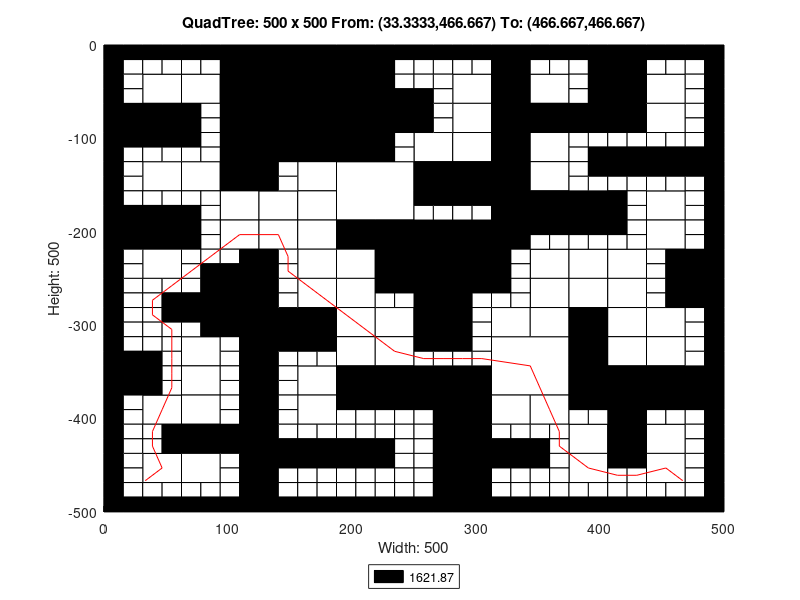

Write the MATLAB code that produced this figure.
axis([0 500 -500 0]);
title('QuadTree: 500 x 500 From: (33.3333,466.667) To: (466.667,466.667)');
xlabel('Width: 500');
ylabel('Height: 500');
rectangle('Position',[125 -62.5 62.5 62.5], 'FaceColor',[0 0 0]);
rectangle('Position',[125 -125 62.5 62.5], 'FaceColor',[0 0 0]);
rectangle('Position',[187.5 -187.5 62.5 62.5], 'FaceColor',[1 1 1]);
rectangle('Position',[250 -250 62.5 62.5], 'FaceColor',[0 0 0]);
rectangle('Position',[312.5 -375 62.5 62.5], 'FaceColor',[1 1 1]);
rectangle('Position',[31.25 -62.5 31.25 31.25], 'FaceColor',[1 1 1]);
rectangle('Position',[93.75 -31.25 31.25 31.25], 'FaceColor',[0 0 0]);
rectangle('Position',[62.5 -62.5 31.25 31.25], 'FaceColor',[1 1 1]);
rectangle('Position',[93.75 -62.5 31.25 31.25], 'FaceColor',[0 0 0]);
rectangle('Position',[0 -93.75 31.25 31.25], 'FaceColor',[0 0 0]);
rectangle('Position',[31.25 -93.75 31.25 31.25], 'FaceColor',[0 0 0]);
rectangle('Position',[93.75 -93.75 31.25 31.25], 'FaceColor',[0 0 0]);
rectangle('Position',[93.75 -125 31.25 31.25], 'FaceColor',[0 0 0]);
rectangle('Position',[187.5 -31.25 31.25 31.25], 'FaceColor',[0 0 0]);
rectangle('Position',[187.5 -62.5 31.25 31.25], 'FaceColor',[0 0 0]);
rectangle('Position',[187.5 -93.75 31.25 31.25], 'FaceColor',[0 0 0]);
rectangle('Position',[218.75 -93.75 31.25 31.25], 'FaceColor',[0 0 0]);
rectangle('Position',[187.5 -125 31.25 31.25], 'FaceColor',[0 0 0]);
rectangle('Position',[31.25 -156.25 31.25 31.25], 'FaceColor',[1 1 1]);
rectangle('Position',[62.5 -156.25 31.25 31.25], 'FaceColor',[1 1 1]);
rectangle('Position',[93.75 -156.25 31.25 31.25], 'FaceColor',[0 0 0]);
rectangle('Position',[93.75 -187.5 31.25 31.25], 'FaceColor',[1 1 1]);
rectangle('Position',[0 -218.75 31.25 31.25], 'FaceColor',[0 0 0]);
rectangle('Position',[31.25 -218.75 31.25 31.25], 'FaceColor',[0 0 0]);
rectangle('Position',[31.25 -250 31.25 31.25], 'FaceColor',[1 1 1]);
rectangle('Position',[93.75 -218.75 31.25 31.25], 'FaceColor',[1 1 1]);
rectangle('Position',[156.25 -156.25 31.25 31.25], 'FaceColor',[1 1 1]);
rectangle('Position',[125 -187.5 31.25 31.25], 'FaceColor',[1 1 1]);
rectangle('Position',[156.25 -187.5 31.25 31.25], 'FaceColor',[1 1 1]);
rectangle('Position',[125 -218.75 31.25 31.25], 'FaceColor',[1 1 1]);
rectangle('Position',[156.25 -218.75 31.25 31.25], 'FaceColor',[1 1 1]);
rectangle('Position',[156.25 -250 31.25 31.25], 'FaceColor',[1 1 1]);
rectangle('Position',[187.5 -218.75 31.25 31.25], 'FaceColor',[0 0 0]);
rectangle('Position',[218.75 -218.75 31.25 31.25], 'FaceColor',[0 0 0]);
rectangle('Position',[187.5 -250 31.25 31.25], 'FaceColor',[1 1 1]);
rectangle('Position',[218.75 -250 31.25 31.25], 'FaceColor',[0 0 0]);
rectangle('Position',[281.25 -62.5 31.25 31.25], 'FaceColor',[1 1 1]);
rectangle('Position',[312.5 -31.25 31.25 31.25], 'FaceColor',[0 0 0]);
rectangle('Position',[312.5 -62.5 31.25 31.25], 'FaceColor',[0 0 0]);
rectangle('Position',[343.75 -62.5 31.25 31.25], 'FaceColor',[1 1 1]);
rectangle('Position',[281.25 -93.75 31.25 31.25], 'FaceColor',[1 1 1]);
rectangle('Position',[250 -125 31.25 31.25], 'FaceColor',[1 1 1]);
rectangle('Position',[281.25 -125 31.25 31.25], 'FaceColor',[1 1 1]);
rectangle('Position',[312.5 -93.75 31.25 31.25], 'FaceColor',[0 0 0]);
rectangle('Position',[343.75 -93.75 31.25 31.25], 'FaceColor',[0 0 0]);
rectangle('Position',[312.5 -125 31.25 31.25], 'FaceColor',[0 0 0]);
rectangle('Position',[343.75 -125 31.25 31.25], 'FaceColor',[1 1 1]);
rectangle('Position',[406.25 -31.25 31.25 31.25], 'FaceColor',[0 0 0]);
rectangle('Position',[406.25 -62.5 31.25 31.25], 'FaceColor',[0 0 0]);
rectangle('Position',[437.5 -62.5 31.25 31.25], 'FaceColor',[1 1 1]);
rectangle('Position',[375 -93.75 31.25 31.25], 'FaceColor',[0 0 0]);
rectangle('Position',[406.25 -93.75 31.25 31.25], 'FaceColor',[0 0 0]);
rectangle('Position',[437.5 -93.75 31.25 31.25], 'FaceColor',[1 1 1]);
rectangle('Position',[250 -156.25 31.25 31.25], 'FaceColor',[0 0 0]);
rectangle('Position',[281.25 -156.25 31.25 31.25], 'FaceColor',[0 0 0]);
rectangle('Position',[312.5 -156.25 31.25 31.25], 'FaceColor',[0 0 0]);
rectangle('Position',[343.75 -156.25 31.25 31.25], 'FaceColor',[1 1 1]);
rectangle('Position',[312.5 -187.5 31.25 31.25], 'FaceColor',[0 0 0]);
rectangle('Position',[343.75 -187.5 31.25 31.25], 'FaceColor',[0 0 0]);
rectangle('Position',[312.5 -218.75 31.25 31.25], 'FaceColor',[0 0 0]);
rectangle('Position',[343.75 -250 31.25 31.25], 'FaceColor',[1 1 1]);
rectangle('Position',[375 -187.5 31.25 31.25], 'FaceColor',[0 0 0]);
rectangle('Position',[437.5 -187.5 31.25 31.25], 'FaceColor',[1 1 1]);
rectangle('Position',[375 -250 31.25 31.25], 'FaceColor',[1 1 1]);
rectangle('Position',[406.25 -250 31.25 31.25], 'FaceColor',[1 1 1]);
rectangle('Position',[437.5 -218.75 31.25 31.25], 'FaceColor',[1 1 1]);
rectangle('Position',[468.75 -250 31.25 31.25], 'FaceColor',[0 0 0]);
rectangle('Position',[93.75 -281.25 31.25 31.25], 'FaceColor',[0 0 0]);
rectangle('Position',[93.75 -312.5 31.25 31.25], 'FaceColor',[0 0 0]);
rectangle('Position',[0 -375 31.25 31.25], 'FaceColor',[0 0 0]);
rectangle('Position',[62.5 -343.75 31.25 31.25], 'FaceColor',[1 1 1]);
rectangle('Position',[62.5 -375 31.25 31.25], 'FaceColor',[1 1 1]);
rectangle('Position',[156.25 -281.25 31.25 31.25], 'FaceColor',[1 1 1]);
rectangle('Position',[125 -312.5 31.25 31.25], 'FaceColor',[0 0 0]);
rectangle('Position',[156.25 -312.5 31.25 31.25], 'FaceColor',[0 0 0]);
rectangle('Position',[187.5 -281.25 31.25 31.25], 'FaceColor',[1 1 1]);
rectangle('Position',[187.5 -312.5 31.25 31.25], 'FaceColor',[1 1 1]);
rectangle('Position',[218.75 -312.5 31.25 31.25], 'FaceColor',[1 1 1]);
rectangle('Position',[156.25 -375 31.25 31.25], 'FaceColor',[1 1 1]);
rectangle('Position',[187.5 -343.75 31.25 31.25], 'FaceColor',[1 1 1]);
rectangle('Position',[218.75 -343.75 31.25 31.25], 'FaceColor',[1 1 1]);
rectangle('Position',[187.5 -375 31.25 31.25], 'FaceColor',[0 0 0]);
rectangle('Position',[218.75 -375 31.25 31.25], 'FaceColor',[0 0 0]);
rectangle('Position',[31.25 -406.25 31.25 31.25], 'FaceColor',[1 1 1]);
rectangle('Position',[62.5 -406.25 31.25 31.25], 'FaceColor',[1 1 1]);
rectangle('Position',[62.5 -437.5 31.25 31.25], 'FaceColor',[0 0 0]);
rectangle('Position',[93.75 -437.5 31.25 31.25], 'FaceColor',[0 0 0]);
rectangle('Position',[31.25 -468.75 31.25 31.25], 'FaceColor',[1 1 1]);
rectangle('Position',[62.5 -468.75 31.25 31.25], 'FaceColor',[1 1 1]);
rectangle('Position',[156.25 -406.25 31.25 31.25], 'FaceColor',[1 1 1]);
rectangle('Position',[250 -281.25 31.25 31.25], 'FaceColor',[0 0 0]);
rectangle('Position',[250 -312.5 31.25 31.25], 'FaceColor',[0 0 0]);
rectangle('Position',[343.75 -281.25 31.25 31.25], 'FaceColor',[1 1 1]);
rectangle('Position',[312.5 -312.5 31.25 31.25], 'FaceColor',[1 1 1]);
rectangle('Position',[343.75 -312.5 31.25 31.25], 'FaceColor',[1 1 1]);
rectangle('Position',[250 -375 31.25 31.25], 'FaceColor',[0 0 0]);
rectangle('Position',[281.25 -375 31.25 31.25], 'FaceColor',[0 0 0]);
rectangle('Position',[375 -281.25 31.25 31.25], 'FaceColor',[1 1 1]);
rectangle('Position',[406.25 -281.25 31.25 31.25], 'FaceColor',[1 1 1]);
rectangle('Position',[375 -312.5 31.25 31.25], 'FaceColor',[0 0 0]);
rectangle('Position',[406.25 -312.5 31.25 31.25], 'FaceColor',[1 1 1]);
rectangle('Position',[468.75 -281.25 31.25 31.25], 'FaceColor',[0 0 0]);
rectangle('Position',[437.5 -312.5 31.25 31.25], 'FaceColor',[1 1 1]);
rectangle('Position',[375 -343.75 31.25 31.25], 'FaceColor',[0 0 0]);
rectangle('Position',[406.25 -343.75 31.25 31.25], 'FaceColor',[1 1 1]);
rectangle('Position',[375 -375 31.25 31.25], 'FaceColor',[0 0 0]);
rectangle('Position',[406.25 -375 31.25 31.25], 'FaceColor',[0 0 0]);
rectangle('Position',[437.5 -343.75 31.25 31.25], 'FaceColor',[1 1 1]);
rectangle('Position',[437.5 -375 31.25 31.25], 'FaceColor',[0 0 0]);
rectangle('Position',[468.75 -375 31.25 31.25], 'FaceColor',[0 0 0]);
rectangle('Position',[281.25 -406.25 31.25 31.25], 'FaceColor',[0 0 0]);
rectangle('Position',[281.25 -437.5 31.25 31.25], 'FaceColor',[0 0 0]);
rectangle('Position',[312.5 -406.25 31.25 31.25], 'FaceColor',[1 1 1]);
rectangle('Position',[343.75 -406.25 31.25 31.25], 'FaceColor',[1 1 1]);
rectangle('Position',[281.25 -468.75 31.25 31.25], 'FaceColor',[0 0 0]);
rectangle('Position',[281.25 -500 31.25 31.25], 'FaceColor',[0 0 0]);
rectangle('Position',[406.25 -406.25 31.25 31.25], 'FaceColor',[0 0 0]);
rectangle('Position',[375 -437.5 31.25 31.25], 'FaceColor',[1 1 1]);
rectangle('Position',[406.25 -437.5 31.25 31.25], 'FaceColor',[0 0 0]);
rectangle('Position',[437.5 -437.5 31.25 31.25], 'FaceColor',[1 1 1]);
rectangle('Position',[375 -468.75 31.25 31.25], 'FaceColor',[1 1 1]);
rectangle('Position',[437.5 -468.75 31.25 31.25], 'FaceColor',[1 1 1]);
rectangle('Position',[0 -15.625 15.625 15.625], 'FaceColor',[0 0 0]);
rectangle('Position',[15.625 -15.625 15.625 15.625], 'FaceColor',[0 0 0]);
rectangle('Position',[0 -31.25 15.625 15.625], 'FaceColor',[0 0 0]);
rectangle('Position',[15.625 -31.25 15.625 15.625], 'FaceColor',[1 1 1]);
rectangle('Position',[31.25 -15.625 15.625 15.625], 'FaceColor',[0 0 0]);
rectangle('Position',[46.875 -15.625 15.625 15.625], 'FaceColor',[0 0 0]);
rectangle('Position',[31.25 -31.25 15.625 15.625], 'FaceColor',[1 1 1]);
rectangle('Position',[46.875 -31.25 15.625 15.625], 'FaceColor',[1 1 1]);
rectangle('Position',[0 -46.875 15.625 15.625], 'FaceColor',[0 0 0]);
rectangle('Position',[15.625 -46.875 15.625 15.625], 'FaceColor',[1 1 1]);
rectangle('Position',[0 -62.5 15.625 15.625], 'FaceColor',[0 0 0]);
rectangle('Position',[15.625 -62.5 15.625 15.625], 'FaceColor',[1 1 1]);
rectangle('Position',[62.5 -15.625 15.625 15.625], 'FaceColor',[0 0 0]);
rectangle('Position',[78.125 -15.625 15.625 15.625], 'FaceColor',[0 0 0]);
rectangle('Position',[62.5 -31.25 15.625 15.625], 'FaceColor',[1 1 1]);
rectangle('Position',[78.125 -31.25 15.625 15.625], 'FaceColor',[1 1 1]);
rectangle('Position',[0 -109.375 15.625 15.625], 'FaceColor',[0 0 0]);
rectangle('Position',[15.625 -109.375 15.625 15.625], 'FaceColor',[0 0 0]);
rectangle('Position',[0 -125 15.625 15.625], 'FaceColor',[0 0 0]);
rectangle('Position',[15.625 -125 15.625 15.625], 'FaceColor',[1 1 1]);
rectangle('Position',[31.25 -109.375 15.625 15.625], 'FaceColor',[0 0 0]);
rectangle('Position',[46.875 -109.375 15.625 15.625], 'FaceColor',[0 0 0]);
rectangle('Position',[31.25 -125 15.625 15.625], 'FaceColor',[1 1 1]);
rectangle('Position',[46.875 -125 15.625 15.625], 'FaceColor',[1 1 1]);
rectangle('Position',[62.5 -78.125 15.625 15.625], 'FaceColor',[0 0 0]);
rectangle('Position',[78.125 -78.125 15.625 15.625], 'FaceColor',[1 1 1]);
rectangle('Position',[62.5 -93.75 15.625 15.625], 'FaceColor',[0 0 0]);
rectangle('Position',[78.125 -93.75 15.625 15.625], 'FaceColor',[1 1 1]);
rectangle('Position',[62.5 -109.375 15.625 15.625], 'FaceColor',[0 0 0]);
rectangle('Position',[78.125 -109.375 15.625 15.625], 'FaceColor',[1 1 1]);
rectangle('Position',[62.5 -125 15.625 15.625], 'FaceColor',[1 1 1]);
rectangle('Position',[78.125 -125 15.625 15.625], 'FaceColor',[1 1 1]);
rectangle('Position',[218.75 -15.625 15.625 15.625], 'FaceColor',[0 0 0]);
rectangle('Position',[234.375 -15.625 15.625 15.625], 'FaceColor',[0 0 0]);
rectangle('Position',[218.75 -31.25 15.625 15.625], 'FaceColor',[0 0 0]);
rectangle('Position',[234.375 -31.25 15.625 15.625], 'FaceColor',[1 1 1]);
rectangle('Position',[218.75 -46.875 15.625 15.625], 'FaceColor',[0 0 0]);
rectangle('Position',[234.375 -46.875 15.625 15.625], 'FaceColor',[1 1 1]);
rectangle('Position',[218.75 -62.5 15.625 15.625], 'FaceColor',[0 0 0]);
rectangle('Position',[234.375 -62.5 15.625 15.625], 'FaceColor',[0 0 0]);
rectangle('Position',[218.75 -109.375 15.625 15.625], 'FaceColor',[0 0 0]);
rectangle('Position',[234.375 -109.375 15.625 15.625], 'FaceColor',[1 1 1]);
rectangle('Position',[218.75 -125 15.625 15.625], 'FaceColor',[0 0 0]);
rectangle('Position',[234.375 -125 15.625 15.625], 'FaceColor',[1 1 1]);
rectangle('Position',[0 -140.625 15.625 15.625], 'FaceColor',[0 0 0]);
rectangle('Position',[15.625 -140.625 15.625 15.625], 'FaceColor',[1 1 1]);
rectangle('Position',[0 -156.25 15.625 15.625], 'FaceColor',[0 0 0]);
rectangle('Position',[15.625 -156.25 15.625 15.625], 'FaceColor',[1 1 1]);
rectangle('Position',[0 -171.875 15.625 15.625], 'FaceColor',[0 0 0]);
rectangle('Position',[15.625 -171.875 15.625 15.625], 'FaceColor',[1 1 1]);
rectangle('Position',[0 -187.5 15.625 15.625], 'FaceColor',[0 0 0]);
rectangle('Position',[15.625 -187.5 15.625 15.625], 'FaceColor',[0 0 0]);
rectangle('Position',[31.25 -171.875 15.625 15.625], 'FaceColor',[1 1 1]);
rectangle('Position',[46.875 -171.875 15.625 15.625], 'FaceColor',[1 1 1]);
rectangle('Position',[31.25 -187.5 15.625 15.625], 'FaceColor',[0 0 0]);
rectangle('Position',[46.875 -187.5 15.625 15.625], 'FaceColor',[0 0 0]);
rectangle('Position',[62.5 -171.875 15.625 15.625], 'FaceColor',[1 1 1]);
rectangle('Position',[78.125 -171.875 15.625 15.625], 'FaceColor',[1 1 1]);
rectangle('Position',[62.5 -187.5 15.625 15.625], 'FaceColor',[0 0 0]);
rectangle('Position',[78.125 -187.5 15.625 15.625], 'FaceColor',[1 1 1]);
rectangle('Position',[0 -234.375 15.625 15.625], 'FaceColor',[0 0 0]);
rectangle('Position',[15.625 -234.375 15.625 15.625], 'FaceColor',[1 1 1]);
rectangle('Position',[0 -250 15.625 15.625], 'FaceColor',[0 0 0]);
rectangle('Position',[15.625 -250 15.625 15.625], 'FaceColor',[1 1 1]);
rectangle('Position',[62.5 -203.125 15.625 15.625], 'FaceColor',[0 0 0]);
rectangle('Position',[78.125 -203.125 15.625 15.625], 'FaceColor',[1 1 1]);
rectangle('Position',[62.5 -218.75 15.625 15.625], 'FaceColor',[0 0 0]);
rectangle('Position',[78.125 -218.75 15.625 15.625], 'FaceColor',[1 1 1]);
rectangle('Position',[62.5 -234.375 15.625 15.625], 'FaceColor',[1 1 1]);
rectangle('Position',[78.125 -234.375 15.625 15.625], 'FaceColor',[1 1 1]);
rectangle('Position',[62.5 -250 15.625 15.625], 'FaceColor',[1 1 1]);
rectangle('Position',[78.125 -250 15.625 15.625], 'FaceColor',[0 0 0]);
rectangle('Position',[93.75 -234.375 15.625 15.625], 'FaceColor',[1 1 1]);
rectangle('Position',[109.375 -234.375 15.625 15.625], 'FaceColor',[0 0 0]);
rectangle('Position',[93.75 -250 15.625 15.625], 'FaceColor',[0 0 0]);
rectangle('Position',[109.375 -250 15.625 15.625], 'FaceColor',[0 0 0]);
rectangle('Position',[125 -140.625 15.625 15.625], 'FaceColor',[0 0 0]);
rectangle('Position',[140.625 -140.625 15.625 15.625], 'FaceColor',[1 1 1]);
rectangle('Position',[125 -156.25 15.625 15.625], 'FaceColor',[0 0 0]);
rectangle('Position',[140.625 -156.25 15.625 15.625], 'FaceColor',[1 1 1]);
rectangle('Position',[125 -234.375 15.625 15.625], 'FaceColor',[0 0 0]);
rectangle('Position',[140.625 -234.375 15.625 15.625], 'FaceColor',[1 1 1]);
rectangle('Position',[125 -250 15.625 15.625], 'FaceColor',[0 0 0]);
rectangle('Position',[140.625 -250 15.625 15.625], 'FaceColor',[1 1 1]);
rectangle('Position',[250 -15.625 15.625 15.625], 'FaceColor',[0 0 0]);
rectangle('Position',[265.625 -15.625 15.625 15.625], 'FaceColor',[0 0 0]);
rectangle('Position',[250 -31.25 15.625 15.625], 'FaceColor',[1 1 1]);
rectangle('Position',[265.625 -31.25 15.625 15.625], 'FaceColor',[1 1 1]);
rectangle('Position',[281.25 -15.625 15.625 15.625], 'FaceColor',[0 0 0]);
rectangle('Position',[296.875 -15.625 15.625 15.625], 'FaceColor',[0 0 0]);
rectangle('Position',[281.25 -31.25 15.625 15.625], 'FaceColor',[1 1 1]);
rectangle('Position',[296.875 -31.25 15.625 15.625], 'FaceColor',[1 1 1]);
rectangle('Position',[250 -46.875 15.625 15.625], 'FaceColor',[1 1 1]);
rectangle('Position',[265.625 -46.875 15.625 15.625], 'FaceColor',[1 1 1]);
rectangle('Position',[250 -62.5 15.625 15.625], 'FaceColor',[0 0 0]);
rectangle('Position',[265.625 -62.5 15.625 15.625], 'FaceColor',[1 1 1]);
rectangle('Position',[343.75 -15.625 15.625 15.625], 'FaceColor',[0 0 0]);
rectangle('Position',[359.375 -15.625 15.625 15.625], 'FaceColor',[0 0 0]);
rectangle('Position',[343.75 -31.25 15.625 15.625], 'FaceColor',[1 1 1]);
rectangle('Position',[359.375 -31.25 15.625 15.625], 'FaceColor',[1 1 1]);
rectangle('Position',[250 -78.125 15.625 15.625], 'FaceColor',[0 0 0]);
rectangle('Position',[265.625 -78.125 15.625 15.625], 'FaceColor',[1 1 1]);
rectangle('Position',[250 -93.75 15.625 15.625], 'FaceColor',[0 0 0]);
rectangle('Position',[265.625 -93.75 15.625 15.625], 'FaceColor',[1 1 1]);
rectangle('Position',[375 -15.625 15.625 15.625], 'FaceColor',[0 0 0]);
rectangle('Position',[390.625 -15.625 15.625 15.625], 'FaceColor',[0 0 0]);
rectangle('Position',[375 -31.25 15.625 15.625], 'FaceColor',[1 1 1]);
rectangle('Position',[390.625 -31.25 15.625 15.625], 'FaceColor',[0 0 0]);
rectangle('Position',[375 -46.875 15.625 15.625], 'FaceColor',[1 1 1]);
rectangle('Position',[390.625 -46.875 15.625 15.625], 'FaceColor',[0 0 0]);
rectangle('Position',[375 -62.5 15.625 15.625], 'FaceColor',[1 1 1]);
rectangle('Position',[390.625 -62.5 15.625 15.625], 'FaceColor',[0 0 0]);
rectangle('Position',[437.5 -15.625 15.625 15.625], 'FaceColor',[0 0 0]);
rectangle('Position',[453.125 -15.625 15.625 15.625], 'FaceColor',[0 0 0]);
rectangle('Position',[437.5 -31.25 15.625 15.625], 'FaceColor',[1 1 1]);
rectangle('Position',[453.125 -31.25 15.625 15.625], 'FaceColor',[1 1 1]);
rectangle('Position',[468.75 -15.625 15.625 15.625], 'FaceColor',[0 0 0]);
rectangle('Position',[484.375 -15.625 15.625 15.625], 'FaceColor',[0 0 0]);
rectangle('Position',[468.75 -31.25 15.625 15.625], 'FaceColor',[1 1 1]);
rectangle('Position',[484.375 -31.25 15.625 15.625], 'FaceColor',[0 0 0]);
rectangle('Position',[468.75 -46.875 15.625 15.625], 'FaceColor',[1 1 1]);
rectangle('Position',[484.375 -46.875 15.625 15.625], 'FaceColor',[0 0 0]);
rectangle('Position',[468.75 -62.5 15.625 15.625], 'FaceColor',[1 1 1]);
rectangle('Position',[484.375 -62.5 15.625 15.625], 'FaceColor',[0 0 0]);
rectangle('Position',[375 -109.375 15.625 15.625], 'FaceColor',[1 1 1]);
rectangle('Position',[390.625 -109.375 15.625 15.625], 'FaceColor',[1 1 1]);
rectangle('Position',[375 -125 15.625 15.625], 'FaceColor',[1 1 1]);
rectangle('Position',[390.625 -125 15.625 15.625], 'FaceColor',[0 0 0]);
rectangle('Position',[406.25 -109.375 15.625 15.625], 'FaceColor',[1 1 1]);
rectangle('Position',[421.875 -109.375 15.625 15.625], 'FaceColor',[1 1 1]);
rectangle('Position',[406.25 -125 15.625 15.625], 'FaceColor',[0 0 0]);
rectangle('Position',[421.875 -125 15.625 15.625], 'FaceColor',[0 0 0]);
rectangle('Position',[468.75 -78.125 15.625 15.625], 'FaceColor',[1 1 1]);
rectangle('Position',[484.375 -78.125 15.625 15.625], 'FaceColor',[0 0 0]);
rectangle('Position',[468.75 -93.75 15.625 15.625], 'FaceColor',[1 1 1]);
rectangle('Position',[484.375 -93.75 15.625 15.625], 'FaceColor',[0 0 0]);
rectangle('Position',[437.5 -109.375 15.625 15.625], 'FaceColor',[1 1 1]);
rectangle('Position',[453.125 -109.375 15.625 15.625], 'FaceColor',[1 1 1]);
rectangle('Position',[437.5 -125 15.625 15.625], 'FaceColor',[0 0 0]);
rectangle('Position',[453.125 -125 15.625 15.625], 'FaceColor',[0 0 0]);
rectangle('Position',[468.75 -109.375 15.625 15.625], 'FaceColor',[1 1 1]);
rectangle('Position',[484.375 -109.375 15.625 15.625], 'FaceColor',[0 0 0]);
rectangle('Position',[468.75 -125 15.625 15.625], 'FaceColor',[0 0 0]);
rectangle('Position',[484.375 -125 15.625 15.625], 'FaceColor',[0 0 0]);
rectangle('Position',[250 -171.875 15.625 15.625], 'FaceColor',[0 0 0]);
rectangle('Position',[265.625 -171.875 15.625 15.625], 'FaceColor',[0 0 0]);
rectangle('Position',[250 -187.5 15.625 15.625], 'FaceColor',[1 1 1]);
rectangle('Position',[265.625 -187.5 15.625 15.625], 'FaceColor',[1 1 1]);
rectangle('Position',[281.25 -171.875 15.625 15.625], 'FaceColor',[0 0 0]);
rectangle('Position',[296.875 -171.875 15.625 15.625], 'FaceColor',[0 0 0]);
rectangle('Position',[281.25 -187.5 15.625 15.625], 'FaceColor',[1 1 1]);
rectangle('Position',[296.875 -187.5 15.625 15.625], 'FaceColor',[1 1 1]);
rectangle('Position',[343.75 -203.125 15.625 15.625], 'FaceColor',[0 0 0]);
rectangle('Position',[359.375 -203.125 15.625 15.625], 'FaceColor',[0 0 0]);
rectangle('Position',[343.75 -218.75 15.625 15.625], 'FaceColor',[1 1 1]);
rectangle('Position',[359.375 -218.75 15.625 15.625], 'FaceColor',[1 1 1]);
rectangle('Position',[312.5 -234.375 15.625 15.625], 'FaceColor',[0 0 0]);
rectangle('Position',[328.125 -234.375 15.625 15.625], 'FaceColor',[1 1 1]);
rectangle('Position',[312.5 -250 15.625 15.625], 'FaceColor',[0 0 0]);
rectangle('Position',[328.125 -250 15.625 15.625], 'FaceColor',[1 1 1]);
rectangle('Position',[375 -140.625 15.625 15.625], 'FaceColor',[1 1 1]);
rectangle('Position',[390.625 -140.625 15.625 15.625], 'FaceColor',[0 0 0]);
rectangle('Position',[375 -156.25 15.625 15.625], 'FaceColor',[1 1 1]);
rectangle('Position',[390.625 -156.25 15.625 15.625], 'FaceColor',[1 1 1]);
rectangle('Position',[406.25 -140.625 15.625 15.625], 'FaceColor',[0 0 0]);
rectangle('Position',[421.875 -140.625 15.625 15.625], 'FaceColor',[0 0 0]);
rectangle('Position',[406.25 -156.25 15.625 15.625], 'FaceColor',[1 1 1]);
rectangle('Position',[421.875 -156.25 15.625 15.625], 'FaceColor',[1 1 1]);
rectangle('Position',[406.25 -171.875 15.625 15.625], 'FaceColor',[0 0 0]);
rectangle('Position',[421.875 -171.875 15.625 15.625], 'FaceColor',[1 1 1]);
rectangle('Position',[406.25 -187.5 15.625 15.625], 'FaceColor',[0 0 0]);
rectangle('Position',[421.875 -187.5 15.625 15.625], 'FaceColor',[1 1 1]);
rectangle('Position',[437.5 -140.625 15.625 15.625], 'FaceColor',[0 0 0]);
rectangle('Position',[453.125 -140.625 15.625 15.625], 'FaceColor',[0 0 0]);
rectangle('Position',[437.5 -156.25 15.625 15.625], 'FaceColor',[1 1 1]);
rectangle('Position',[453.125 -156.25 15.625 15.625], 'FaceColor',[1 1 1]);
rectangle('Position',[468.75 -140.625 15.625 15.625], 'FaceColor',[0 0 0]);
rectangle('Position',[484.375 -140.625 15.625 15.625], 'FaceColor',[0 0 0]);
rectangle('Position',[468.75 -156.25 15.625 15.625], 'FaceColor',[1 1 1]);
rectangle('Position',[484.375 -156.25 15.625 15.625], 'FaceColor',[0 0 0]);
rectangle('Position',[468.75 -171.875 15.625 15.625], 'FaceColor',[1 1 1]);
rectangle('Position',[484.375 -171.875 15.625 15.625], 'FaceColor',[0 0 0]);
rectangle('Position',[468.75 -187.5 15.625 15.625], 'FaceColor',[1 1 1]);
rectangle('Position',[484.375 -187.5 15.625 15.625], 'FaceColor',[0 0 0]);
rectangle('Position',[375 -203.125 15.625 15.625], 'FaceColor',[0 0 0]);
rectangle('Position',[390.625 -203.125 15.625 15.625], 'FaceColor',[0 0 0]);
rectangle('Position',[375 -218.75 15.625 15.625], 'FaceColor',[1 1 1]);
rectangle('Position',[390.625 -218.75 15.625 15.625], 'FaceColor',[1 1 1]);
rectangle('Position',[406.25 -203.125 15.625 15.625], 'FaceColor',[0 0 0]);
rectangle('Position',[421.875 -203.125 15.625 15.625], 'FaceColor',[1 1 1]);
rectangle('Position',[406.25 -218.75 15.625 15.625], 'FaceColor',[1 1 1]);
rectangle('Position',[421.875 -218.75 15.625 15.625], 'FaceColor',[1 1 1]);
rectangle('Position',[468.75 -203.125 15.625 15.625], 'FaceColor',[1 1 1]);
rectangle('Position',[484.375 -203.125 15.625 15.625], 'FaceColor',[0 0 0]);
rectangle('Position',[468.75 -218.75 15.625 15.625], 'FaceColor',[1 1 1]);
rectangle('Position',[484.375 -218.75 15.625 15.625], 'FaceColor',[0 0 0]);
rectangle('Position',[437.5 -234.375 15.625 15.625], 'FaceColor',[1 1 1]);
rectangle('Position',[453.125 -234.375 15.625 15.625], 'FaceColor',[0 0 0]);
rectangle('Position',[437.5 -250 15.625 15.625], 'FaceColor',[1 1 1]);
rectangle('Position',[453.125 -250 15.625 15.625], 'FaceColor',[0 0 0]);
rectangle('Position',[0 -265.625 15.625 15.625], 'FaceColor',[0 0 0]);
rectangle('Position',[15.625 -265.625 15.625 15.625], 'FaceColor',[1 1 1]);
rectangle('Position',[0 -281.25 15.625 15.625], 'FaceColor',[0 0 0]);
rectangle('Position',[15.625 -281.25 15.625 15.625], 'FaceColor',[1 1 1]);
rectangle('Position',[31.25 -265.625 15.625 15.625], 'FaceColor',[1 1 1]);
rectangle('Position',[46.875 -265.625 15.625 15.625], 'FaceColor',[1 1 1]);
rectangle('Position',[31.25 -281.25 15.625 15.625], 'FaceColor',[1 1 1]);
rectangle('Position',[46.875 -281.25 15.625 15.625], 'FaceColor',[0 0 0]);
rectangle('Position',[0 -296.875 15.625 15.625], 'FaceColor',[0 0 0]);
rectangle('Position',[15.625 -296.875 15.625 15.625], 'FaceColor',[1 1 1]);
rectangle('Position',[0 -312.5 15.625 15.625], 'FaceColor',[0 0 0]);
rectangle('Position',[15.625 -312.5 15.625 15.625], 'FaceColor',[1 1 1]);
rectangle('Position',[31.25 -296.875 15.625 15.625], 'FaceColor',[1 1 1]);
rectangle('Position',[46.875 -296.875 15.625 15.625], 'FaceColor',[0 0 0]);
rectangle('Position',[31.25 -312.5 15.625 15.625], 'FaceColor',[1 1 1]);
rectangle('Position',[46.875 -312.5 15.625 15.625], 'FaceColor',[1 1 1]);
rectangle('Position',[62.5 -265.625 15.625 15.625], 'FaceColor',[1 1 1]);
rectangle('Position',[78.125 -265.625 15.625 15.625], 'FaceColor',[0 0 0]);
rectangle('Position',[62.5 -281.25 15.625 15.625], 'FaceColor',[0 0 0]);
rectangle('Position',[78.125 -281.25 15.625 15.625], 'FaceColor',[0 0 0]);
rectangle('Position',[62.5 -296.875 15.625 15.625], 'FaceColor',[0 0 0]);
rectangle('Position',[78.125 -296.875 15.625 15.625], 'FaceColor',[0 0 0]);
rectangle('Position',[62.5 -312.5 15.625 15.625], 'FaceColor',[1 1 1]);
rectangle('Position',[78.125 -312.5 15.625 15.625], 'FaceColor',[0 0 0]);
rectangle('Position',[0 -328.125 15.625 15.625], 'FaceColor',[0 0 0]);
rectangle('Position',[15.625 -328.125 15.625 15.625], 'FaceColor',[1 1 1]);
rectangle('Position',[0 -343.75 15.625 15.625], 'FaceColor',[0 0 0]);
rectangle('Position',[15.625 -343.75 15.625 15.625], 'FaceColor',[0 0 0]);
rectangle('Position',[31.25 -328.125 15.625 15.625], 'FaceColor',[1 1 1]);
rectangle('Position',[46.875 -328.125 15.625 15.625], 'FaceColor',[1 1 1]);
rectangle('Position',[31.25 -343.75 15.625 15.625], 'FaceColor',[0 0 0]);
rectangle('Position',[46.875 -343.75 15.625 15.625], 'FaceColor',[1 1 1]);
rectangle('Position',[31.25 -359.375 15.625 15.625], 'FaceColor',[0 0 0]);
rectangle('Position',[46.875 -359.375 15.625 15.625], 'FaceColor',[1 1 1]);
rectangle('Position',[31.25 -375 15.625 15.625], 'FaceColor',[0 0 0]);
rectangle('Position',[46.875 -375 15.625 15.625], 'FaceColor',[1 1 1]);
rectangle('Position',[93.75 -328.125 15.625 15.625], 'FaceColor',[1 1 1]);
rectangle('Position',[109.375 -328.125 15.625 15.625], 'FaceColor',[0 0 0]);
rectangle('Position',[93.75 -343.75 15.625 15.625], 'FaceColor',[1 1 1]);
rectangle('Position',[109.375 -343.75 15.625 15.625], 'FaceColor',[0 0 0]);
rectangle('Position',[93.75 -359.375 15.625 15.625], 'FaceColor',[1 1 1]);
rectangle('Position',[109.375 -359.375 15.625 15.625], 'FaceColor',[0 0 0]);
rectangle('Position',[93.75 -375 15.625 15.625], 'FaceColor',[1 1 1]);
rectangle('Position',[109.375 -375 15.625 15.625], 'FaceColor',[0 0 0]);
rectangle('Position',[125 -265.625 15.625 15.625], 'FaceColor',[0 0 0]);
rectangle('Position',[140.625 -265.625 15.625 15.625], 'FaceColor',[1 1 1]);
rectangle('Position',[125 -281.25 15.625 15.625], 'FaceColor',[0 0 0]);
rectangle('Position',[140.625 -281.25 15.625 15.625], 'FaceColor',[1 1 1]);
rectangle('Position',[218.75 -265.625 15.625 15.625], 'FaceColor',[0 0 0]);
rectangle('Position',[234.375 -265.625 15.625 15.625], 'FaceColor',[0 0 0]);
rectangle('Position',[218.75 -281.25 15.625 15.625], 'FaceColor',[1 1 1]);
rectangle('Position',[234.375 -281.25 15.625 15.625], 'FaceColor',[1 1 1]);
rectangle('Position',[125 -328.125 15.625 15.625], 'FaceColor',[0 0 0]);
rectangle('Position',[140.625 -328.125 15.625 15.625], 'FaceColor',[0 0 0]);
rectangle('Position',[125 -343.75 15.625 15.625], 'FaceColor',[0 0 0]);
rectangle('Position',[140.625 -343.75 15.625 15.625], 'FaceColor',[1 1 1]);
rectangle('Position',[156.25 -328.125 15.625 15.625], 'FaceColor',[0 0 0]);
rectangle('Position',[171.875 -328.125 15.625 15.625], 'FaceColor',[0 0 0]);
rectangle('Position',[156.25 -343.75 15.625 15.625], 'FaceColor',[1 1 1]);
rectangle('Position',[171.875 -343.75 15.625 15.625], 'FaceColor',[1 1 1]);
rectangle('Position',[125 -359.375 15.625 15.625], 'FaceColor',[0 0 0]);
rectangle('Position',[140.625 -359.375 15.625 15.625], 'FaceColor',[1 1 1]);
rectangle('Position',[125 -375 15.625 15.625], 'FaceColor',[0 0 0]);
rectangle('Position',[140.625 -375 15.625 15.625], 'FaceColor',[1 1 1]);
rectangle('Position',[0 -390.625 15.625 15.625], 'FaceColor',[0 0 0]);
rectangle('Position',[15.625 -390.625 15.625 15.625], 'FaceColor',[1 1 1]);
rectangle('Position',[0 -406.25 15.625 15.625], 'FaceColor',[0 0 0]);
rectangle('Position',[15.625 -406.25 15.625 15.625], 'FaceColor',[1 1 1]);
rectangle('Position',[0 -421.875 15.625 15.625], 'FaceColor',[0 0 0]);
rectangle('Position',[15.625 -421.875 15.625 15.625], 'FaceColor',[1 1 1]);
rectangle('Position',[0 -437.5 15.625 15.625], 'FaceColor',[0 0 0]);
rectangle('Position',[15.625 -437.5 15.625 15.625], 'FaceColor',[1 1 1]);
rectangle('Position',[31.25 -421.875 15.625 15.625], 'FaceColor',[1 1 1]);
rectangle('Position',[46.875 -421.875 15.625 15.625], 'FaceColor',[0 0 0]);
rectangle('Position',[31.25 -437.5 15.625 15.625], 'FaceColor',[1 1 1]);
rectangle('Position',[46.875 -437.5 15.625 15.625], 'FaceColor',[0 0 0]);
rectangle('Position',[93.75 -390.625 15.625 15.625], 'FaceColor',[1 1 1]);
rectangle('Position',[109.375 -390.625 15.625 15.625], 'FaceColor',[0 0 0]);
rectangle('Position',[93.75 -406.25 15.625 15.625], 'FaceColor',[1 1 1]);
rectangle('Position',[109.375 -406.25 15.625 15.625], 'FaceColor',[0 0 0]);
rectangle('Position',[0 -453.125 15.625 15.625], 'FaceColor',[0 0 0]);
rectangle('Position',[15.625 -453.125 15.625 15.625], 'FaceColor',[1 1 1]);
rectangle('Position',[0 -468.75 15.625 15.625], 'FaceColor',[0 0 0]);
rectangle('Position',[15.625 -468.75 15.625 15.625], 'FaceColor',[1 1 1]);
rectangle('Position',[0 -484.375 15.625 15.625], 'FaceColor',[0 0 0]);
rectangle('Position',[15.625 -484.375 15.625 15.625], 'FaceColor',[1 1 1]);
rectangle('Position',[0 -500 15.625 15.625], 'FaceColor',[0 0 0]);
rectangle('Position',[15.625 -500 15.625 15.625], 'FaceColor',[0 0 0]);
rectangle('Position',[31.25 -484.375 15.625 15.625], 'FaceColor',[1 1 1]);
rectangle('Position',[46.875 -484.375 15.625 15.625], 'FaceColor',[1 1 1]);
rectangle('Position',[31.25 -500 15.625 15.625], 'FaceColor',[0 0 0]);
rectangle('Position',[46.875 -500 15.625 15.625], 'FaceColor',[0 0 0]);
rectangle('Position',[93.75 -453.125 15.625 15.625], 'FaceColor',[1 1 1]);
rectangle('Position',[109.375 -453.125 15.625 15.625], 'FaceColor',[0 0 0]);
rectangle('Position',[93.75 -468.75 15.625 15.625], 'FaceColor',[1 1 1]);
rectangle('Position',[109.375 -468.75 15.625 15.625], 'FaceColor',[0 0 0]);
rectangle('Position',[62.5 -484.375 15.625 15.625], 'FaceColor',[1 1 1]);
rectangle('Position',[78.125 -484.375 15.625 15.625], 'FaceColor',[1 1 1]);
rectangle('Position',[62.5 -500 15.625 15.625], 'FaceColor',[0 0 0]);
rectangle('Position',[78.125 -500 15.625 15.625], 'FaceColor',[0 0 0]);
rectangle('Position',[93.75 -484.375 15.625 15.625], 'FaceColor',[1 1 1]);
rectangle('Position',[109.375 -484.375 15.625 15.625], 'FaceColor',[0 0 0]);
rectangle('Position',[93.75 -500 15.625 15.625], 'FaceColor',[0 0 0]);
rectangle('Position',[109.375 -500 15.625 15.625], 'FaceColor',[0 0 0]);
rectangle('Position',[125 -390.625 15.625 15.625], 'FaceColor',[0 0 0]);
rectangle('Position',[140.625 -390.625 15.625 15.625], 'FaceColor',[1 1 1]);
rectangle('Position',[125 -406.25 15.625 15.625], 'FaceColor',[0 0 0]);
rectangle('Position',[140.625 -406.25 15.625 15.625], 'FaceColor',[1 1 1]);
rectangle('Position',[125 -421.875 15.625 15.625], 'FaceColor',[0 0 0]);
rectangle('Position',[140.625 -421.875 15.625 15.625], 'FaceColor',[1 1 1]);
rectangle('Position',[125 -437.5 15.625 15.625], 'FaceColor',[0 0 0]);
rectangle('Position',[140.625 -437.5 15.625 15.625], 'FaceColor',[0 0 0]);
rectangle('Position',[156.25 -421.875 15.625 15.625], 'FaceColor',[1 1 1]);
rectangle('Position',[171.875 -421.875 15.625 15.625], 'FaceColor',[1 1 1]);
rectangle('Position',[156.25 -437.5 15.625 15.625], 'FaceColor',[0 0 0]);
rectangle('Position',[171.875 -437.5 15.625 15.625], 'FaceColor',[0 0 0]);
rectangle('Position',[187.5 -390.625 15.625 15.625], 'FaceColor',[0 0 0]);
rectangle('Position',[203.125 -390.625 15.625 15.625], 'FaceColor',[0 0 0]);
rectangle('Position',[187.5 -406.25 15.625 15.625], 'FaceColor',[1 1 1]);
rectangle('Position',[203.125 -406.25 15.625 15.625], 'FaceColor',[1 1 1]);
rectangle('Position',[218.75 -390.625 15.625 15.625], 'FaceColor',[0 0 0]);
rectangle('Position',[234.375 -390.625 15.625 15.625], 'FaceColor',[0 0 0]);
rectangle('Position',[218.75 -406.25 15.625 15.625], 'FaceColor',[1 1 1]);
rectangle('Position',[234.375 -406.25 15.625 15.625], 'FaceColor',[1 1 1]);
rectangle('Position',[187.5 -421.875 15.625 15.625], 'FaceColor',[1 1 1]);
rectangle('Position',[203.125 -421.875 15.625 15.625], 'FaceColor',[1 1 1]);
rectangle('Position',[187.5 -437.5 15.625 15.625], 'FaceColor',[0 0 0]);
rectangle('Position',[203.125 -437.5 15.625 15.625], 'FaceColor',[0 0 0]);
rectangle('Position',[218.75 -421.875 15.625 15.625], 'FaceColor',[1 1 1]);
rectangle('Position',[234.375 -421.875 15.625 15.625], 'FaceColor',[1 1 1]);
rectangle('Position',[218.75 -437.5 15.625 15.625], 'FaceColor',[0 0 0]);
rectangle('Position',[234.375 -437.5 15.625 15.625], 'FaceColor',[1 1 1]);
rectangle('Position',[125 -453.125 15.625 15.625], 'FaceColor',[0 0 0]);
rectangle('Position',[140.625 -453.125 15.625 15.625], 'FaceColor',[0 0 0]);
rectangle('Position',[125 -468.75 15.625 15.625], 'FaceColor',[0 0 0]);
rectangle('Position',[140.625 -468.75 15.625 15.625], 'FaceColor',[1 1 1]);
rectangle('Position',[156.25 -453.125 15.625 15.625], 'FaceColor',[0 0 0]);
rectangle('Position',[171.875 -453.125 15.625 15.625], 'FaceColor',[0 0 0]);
rectangle('Position',[156.25 -468.75 15.625 15.625], 'FaceColor',[1 1 1]);
rectangle('Position',[171.875 -468.75 15.625 15.625], 'FaceColor',[1 1 1]);
rectangle('Position',[125 -484.375 15.625 15.625], 'FaceColor',[0 0 0]);
rectangle('Position',[140.625 -484.375 15.625 15.625], 'FaceColor',[1 1 1]);
rectangle('Position',[125 -500 15.625 15.625], 'FaceColor',[0 0 0]);
rectangle('Position',[140.625 -500 15.625 15.625], 'FaceColor',[0 0 0]);
rectangle('Position',[156.25 -484.375 15.625 15.625], 'FaceColor',[1 1 1]);
rectangle('Position',[171.875 -484.375 15.625 15.625], 'FaceColor',[1 1 1]);
rectangle('Position',[156.25 -500 15.625 15.625], 'FaceColor',[0 0 0]);
rectangle('Position',[171.875 -500 15.625 15.625], 'FaceColor',[0 0 0]);
rectangle('Position',[187.5 -453.125 15.625 15.625], 'FaceColor',[0 0 0]);
rectangle('Position',[203.125 -453.125 15.625 15.625], 'FaceColor',[0 0 0]);
rectangle('Position',[187.5 -468.75 15.625 15.625], 'FaceColor',[1 1 1]);
rectangle('Position',[203.125 -468.75 15.625 15.625], 'FaceColor',[1 1 1]);
rectangle('Position',[218.75 -453.125 15.625 15.625], 'FaceColor',[0 0 0]);
rectangle('Position',[234.375 -453.125 15.625 15.625], 'FaceColor',[1 1 1]);
rectangle('Position',[218.75 -468.75 15.625 15.625], 'FaceColor',[1 1 1]);
rectangle('Position',[234.375 -468.75 15.625 15.625], 'FaceColor',[1 1 1]);
rectangle('Position',[187.5 -484.375 15.625 15.625], 'FaceColor',[1 1 1]);
rectangle('Position',[203.125 -484.375 15.625 15.625], 'FaceColor',[1 1 1]);
rectangle('Position',[187.5 -500 15.625 15.625], 'FaceColor',[0 0 0]);
rectangle('Position',[203.125 -500 15.625 15.625], 'FaceColor',[0 0 0]);
rectangle('Position',[218.75 -484.375 15.625 15.625], 'FaceColor',[1 1 1]);
rectangle('Position',[234.375 -484.375 15.625 15.625], 'FaceColor',[1 1 1]);
rectangle('Position',[218.75 -500 15.625 15.625], 'FaceColor',[0 0 0]);
rectangle('Position',[234.375 -500 15.625 15.625], 'FaceColor',[0 0 0]);
rectangle('Position',[281.25 -265.625 15.625 15.625], 'FaceColor',[0 0 0]);
rectangle('Position',[296.875 -265.625 15.625 15.625], 'FaceColor',[0 0 0]);
rectangle('Position',[281.25 -281.25 15.625 15.625], 'FaceColor',[0 0 0]);
rectangle('Position',[296.875 -281.25 15.625 15.625], 'FaceColor',[1 1 1]);
rectangle('Position',[281.25 -296.875 15.625 15.625], 'FaceColor',[0 0 0]);
rectangle('Position',[296.875 -296.875 15.625 15.625], 'FaceColor',[1 1 1]);
rectangle('Position',[281.25 -312.5 15.625 15.625], 'FaceColor',[0 0 0]);
rectangle('Position',[296.875 -312.5 15.625 15.625], 'FaceColor',[1 1 1]);
rectangle('Position',[312.5 -265.625 15.625 15.625], 'FaceColor',[0 0 0]);
rectangle('Position',[328.125 -265.625 15.625 15.625], 'FaceColor',[1 1 1]);
rectangle('Position',[312.5 -281.25 15.625 15.625], 'FaceColor',[1 1 1]);
rectangle('Position',[328.125 -281.25 15.625 15.625], 'FaceColor',[1 1 1]);
rectangle('Position',[250 -328.125 15.625 15.625], 'FaceColor',[0 0 0]);
rectangle('Position',[265.625 -328.125 15.625 15.625], 'FaceColor',[0 0 0]);
rectangle('Position',[250 -343.75 15.625 15.625], 'FaceColor',[1 1 1]);
rectangle('Position',[265.625 -343.75 15.625 15.625], 'FaceColor',[1 1 1]);
rectangle('Position',[281.25 -328.125 15.625 15.625], 'FaceColor',[0 0 0]);
rectangle('Position',[296.875 -328.125 15.625 15.625], 'FaceColor',[1 1 1]);
rectangle('Position',[281.25 -343.75 15.625 15.625], 'FaceColor',[1 1 1]);
rectangle('Position',[296.875 -343.75 15.625 15.625], 'FaceColor',[1 1 1]);
rectangle('Position',[437.5 -265.625 15.625 15.625], 'FaceColor',[1 1 1]);
rectangle('Position',[453.125 -265.625 15.625 15.625], 'FaceColor',[0 0 0]);
rectangle('Position',[437.5 -281.25 15.625 15.625], 'FaceColor',[1 1 1]);
rectangle('Position',[453.125 -281.25 15.625 15.625], 'FaceColor',[0 0 0]);
rectangle('Position',[468.75 -296.875 15.625 15.625], 'FaceColor',[1 1 1]);
rectangle('Position',[484.375 -296.875 15.625 15.625], 'FaceColor',[0 0 0]);
rectangle('Position',[468.75 -312.5 15.625 15.625], 'FaceColor',[1 1 1]);
rectangle('Position',[484.375 -312.5 15.625 15.625], 'FaceColor',[0 0 0]);
rectangle('Position',[468.75 -328.125 15.625 15.625], 'FaceColor',[1 1 1]);
rectangle('Position',[484.375 -328.125 15.625 15.625], 'FaceColor',[0 0 0]);
rectangle('Position',[468.75 -343.75 15.625 15.625], 'FaceColor',[1 1 1]);
rectangle('Position',[484.375 -343.75 15.625 15.625], 'FaceColor',[0 0 0]);
rectangle('Position',[250 -390.625 15.625 15.625], 'FaceColor',[0 0 0]);
rectangle('Position',[265.625 -390.625 15.625 15.625], 'FaceColor',[0 0 0]);
rectangle('Position',[250 -406.25 15.625 15.625], 'FaceColor',[1 1 1]);
rectangle('Position',[265.625 -406.25 15.625 15.625], 'FaceColor',[0 0 0]);
rectangle('Position',[250 -421.875 15.625 15.625], 'FaceColor',[1 1 1]);
rectangle('Position',[265.625 -421.875 15.625 15.625], 'FaceColor',[0 0 0]);
rectangle('Position',[250 -437.5 15.625 15.625], 'FaceColor',[1 1 1]);
rectangle('Position',[265.625 -437.5 15.625 15.625], 'FaceColor',[0 0 0]);
rectangle('Position',[312.5 -421.875 15.625 15.625], 'FaceColor',[1 1 1]);
rectangle('Position',[328.125 -421.875 15.625 15.625], 'FaceColor',[1 1 1]);
rectangle('Position',[312.5 -437.5 15.625 15.625], 'FaceColor',[0 0 0]);
rectangle('Position',[328.125 -437.5 15.625 15.625], 'FaceColor',[0 0 0]);
rectangle('Position',[343.75 -421.875 15.625 15.625], 'FaceColor',[1 1 1]);
rectangle('Position',[359.375 -421.875 15.625 15.625], 'FaceColor',[1 1 1]);
rectangle('Position',[343.75 -437.5 15.625 15.625], 'FaceColor',[0 0 0]);
rectangle('Position',[359.375 -437.5 15.625 15.625], 'FaceColor',[1 1 1]);
rectangle('Position',[250 -453.125 15.625 15.625], 'FaceColor',[1 1 1]);
rectangle('Position',[265.625 -453.125 15.625 15.625], 'FaceColor',[0 0 0]);
rectangle('Position',[250 -468.75 15.625 15.625], 'FaceColor',[1 1 1]);
rectangle('Position',[265.625 -468.75 15.625 15.625], 'FaceColor',[0 0 0]);
rectangle('Position',[250 -484.375 15.625 15.625], 'FaceColor',[1 1 1]);
rectangle('Position',[265.625 -484.375 15.625 15.625], 'FaceColor',[0 0 0]);
rectangle('Position',[250 -500 15.625 15.625], 'FaceColor',[0 0 0]);
rectangle('Position',[265.625 -500 15.625 15.625], 'FaceColor',[0 0 0]);
rectangle('Position',[312.5 -453.125 15.625 15.625], 'FaceColor',[0 0 0]);
rectangle('Position',[328.125 -453.125 15.625 15.625], 'FaceColor',[0 0 0]);
rectangle('Position',[312.5 -468.75 15.625 15.625], 'FaceColor',[1 1 1]);
rectangle('Position',[328.125 -468.75 15.625 15.625], 'FaceColor',[1 1 1]);
rectangle('Position',[343.75 -453.125 15.625 15.625], 'FaceColor',[0 0 0]);
rectangle('Position',[359.375 -453.125 15.625 15.625], 'FaceColor',[1 1 1]);
rectangle('Position',[343.75 -468.75 15.625 15.625], 'FaceColor',[1 1 1]);
rectangle('Position',[359.375 -468.75 15.625 15.625], 'FaceColor',[1 1 1]);
rectangle('Position',[312.5 -484.375 15.625 15.625], 'FaceColor',[1 1 1]);
rectangle('Position',[328.125 -484.375 15.625 15.625], 'FaceColor',[1 1 1]);
rectangle('Position',[312.5 -500 15.625 15.625], 'FaceColor',[0 0 0]);
rectangle('Position',[328.125 -500 15.625 15.625], 'FaceColor',[0 0 0]);
rectangle('Position',[343.75 -484.375 15.625 15.625], 'FaceColor',[1 1 1]);
rectangle('Position',[359.375 -484.375 15.625 15.625], 'FaceColor',[1 1 1]);
rectangle('Position',[343.75 -500 15.625 15.625], 'FaceColor',[0 0 0]);
rectangle('Position',[359.375 -500 15.625 15.625], 'FaceColor',[0 0 0]);
rectangle('Position',[375 -390.625 15.625 15.625], 'FaceColor',[0 0 0]);
rectangle('Position',[390.625 -390.625 15.625 15.625], 'FaceColor',[0 0 0]);
rectangle('Position',[375 -406.25 15.625 15.625], 'FaceColor',[1 1 1]);
rectangle('Position',[390.625 -406.25 15.625 15.625], 'FaceColor',[1 1 1]);
rectangle('Position',[437.5 -390.625 15.625 15.625], 'FaceColor',[0 0 0]);
rectangle('Position',[453.125 -390.625 15.625 15.625], 'FaceColor',[0 0 0]);
rectangle('Position',[437.5 -406.25 15.625 15.625], 'FaceColor',[1 1 1]);
rectangle('Position',[453.125 -406.25 15.625 15.625], 'FaceColor',[1 1 1]);
rectangle('Position',[468.75 -390.625 15.625 15.625], 'FaceColor',[0 0 0]);
rectangle('Position',[484.375 -390.625 15.625 15.625], 'FaceColor',[0 0 0]);
rectangle('Position',[468.75 -406.25 15.625 15.625], 'FaceColor',[1 1 1]);
rectangle('Position',[484.375 -406.25 15.625 15.625], 'FaceColor',[0 0 0]);
rectangle('Position',[468.75 -421.875 15.625 15.625], 'FaceColor',[1 1 1]);
rectangle('Position',[484.375 -421.875 15.625 15.625], 'FaceColor',[0 0 0]);
rectangle('Position',[468.75 -437.5 15.625 15.625], 'FaceColor',[1 1 1]);
rectangle('Position',[484.375 -437.5 15.625 15.625], 'FaceColor',[0 0 0]);
rectangle('Position',[406.25 -453.125 15.625 15.625], 'FaceColor',[0 0 0]);
rectangle('Position',[421.875 -453.125 15.625 15.625], 'FaceColor',[0 0 0]);
rectangle('Position',[406.25 -468.75 15.625 15.625], 'FaceColor',[1 1 1]);
rectangle('Position',[421.875 -468.75 15.625 15.625], 'FaceColor',[1 1 1]);
rectangle('Position',[375 -484.375 15.625 15.625], 'FaceColor',[1 1 1]);
rectangle('Position',[390.625 -484.375 15.625 15.625], 'FaceColor',[1 1 1]);
rectangle('Position',[375 -500 15.625 15.625], 'FaceColor',[0 0 0]);
rectangle('Position',[390.625 -500 15.625 15.625], 'FaceColor',[0 0 0]);
rectangle('Position',[406.25 -484.375 15.625 15.625], 'FaceColor',[1 1 1]);
rectangle('Position',[421.875 -484.375 15.625 15.625], 'FaceColor',[1 1 1]);
rectangle('Position',[406.25 -500 15.625 15.625], 'FaceColor',[0 0 0]);
rectangle('Position',[421.875 -500 15.625 15.625], 'FaceColor',[0 0 0]);
rectangle('Position',[468.75 -453.125 15.625 15.625], 'FaceColor',[1 1 1]);
rectangle('Position',[484.375 -453.125 15.625 15.625], 'FaceColor',[0 0 0]);
rectangle('Position',[468.75 -468.75 15.625 15.625], 'FaceColor',[1 1 1]);
rectangle('Position',[484.375 -468.75 15.625 15.625], 'FaceColor',[0 0 0]);
rectangle('Position',[437.5 -484.375 15.625 15.625], 'FaceColor',[1 1 1]);
rectangle('Position',[453.125 -484.375 15.625 15.625], 'FaceColor',[1 1 1]);
rectangle('Position',[437.5 -500 15.625 15.625], 'FaceColor',[0 0 0]);
rectangle('Position',[453.125 -500 15.625 15.625], 'FaceColor',[0 0 0]);
rectangle('Position',[468.75 -484.375 15.625 15.625], 'FaceColor',[1 1 1]);
rectangle('Position',[484.375 -484.375 15.625 15.625], 'FaceColor',[0 0 0]);
rectangle('Position',[468.75 -500 15.625 15.625], 'FaceColor',[0 0 0]);
rectangle('Position',[484.375 -500 15.625 15.625], 'FaceColor',[0 0 0]);
X=[466.667,453.125,429.688,414.062,390.625,367.188,367.188,359.375,343.75,304.688,289.062,273.438,257.812,234.375,203.125,171.875,148.438,148.438,140.625,109.375,85.9375,70.3125,54.6875,39.0625,39.0625,54.6875,54.6875,54.6875,54.6875,54.6875,46.875,39.0625,39.0625,46.875,33.3333];
Y=[-466.667,-453.125,-460.938,-460.938,-453.125,-429.688,-414.062,-390.625,-343.75,-335.938,-335.938,-335.938,-335.938,-328.125,-296.875,-265.625,-242.188,-226.562,-203.125,-203.125,-226.562,-242.188,-257.812,-273.438,-289.062,-304.688,-320.312,-335.938,-351.562,-367.188,-390.625,-414.062,-429.688,-453.125,-466.667];
hold on;
plot(X,Y,'r');
legend('1621.87','Location','southoutside');
